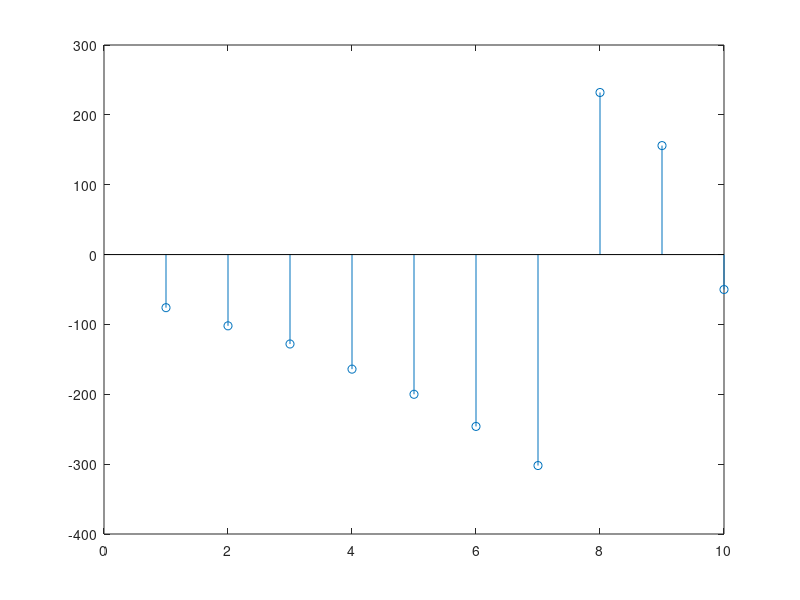

Here is the MATLAB script that generated this plot:
function[] = circularConvolution()
clc;
clear all;
% x and h are user defined
x = [1; 2; 3; 4; 5; 6; 7; 8; 9; 10];
h = [1; 1; 1; 2; 2; 3; 4; -55; 6; 19];

n = length(x);
m = length(h);

% adding padding
if(n > m)
    h(m+1:n, 1) = 0;
    maxDimension = n;
else
    x(n+1:m, 1) = 0;
    maxDimension = m;
end

z = zeros(maxDimension, maxDimension);

% generating a 2D array for multiplication with other vector
for i = 1:n
    k = n;
    for j = 1:n
        if(i-j < 0)
            z(i, j) = h(k);
            k = k-1;
        else
            z(i, j) = h(i-j+1);
        end
    end
end
t = 1:maxDimension;
stem(t, (z*x)');
end

